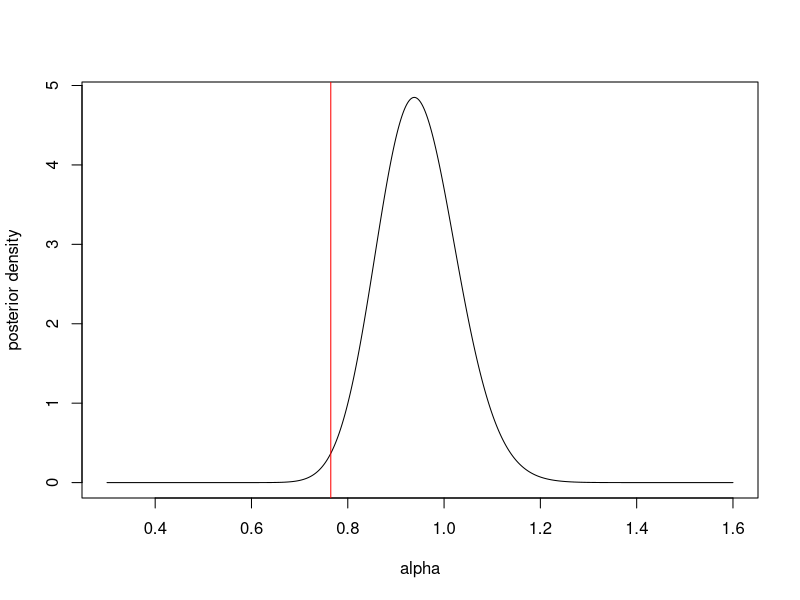
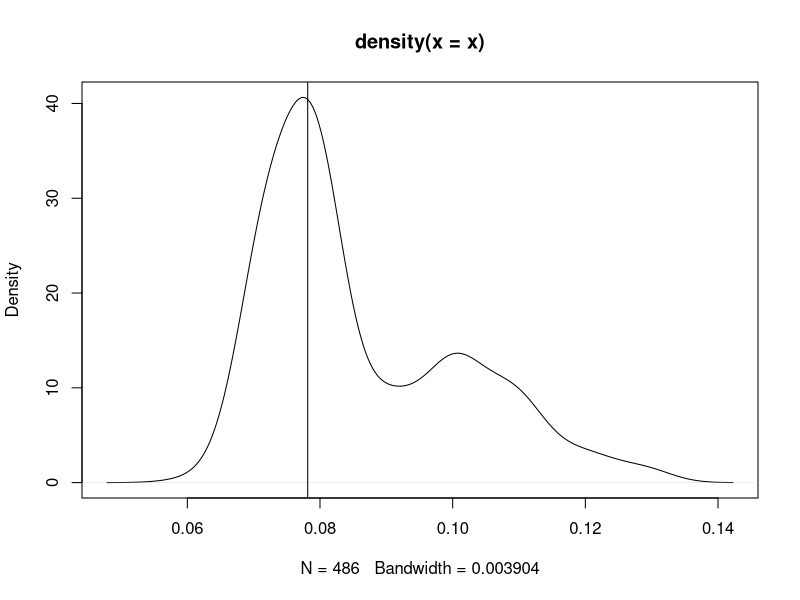
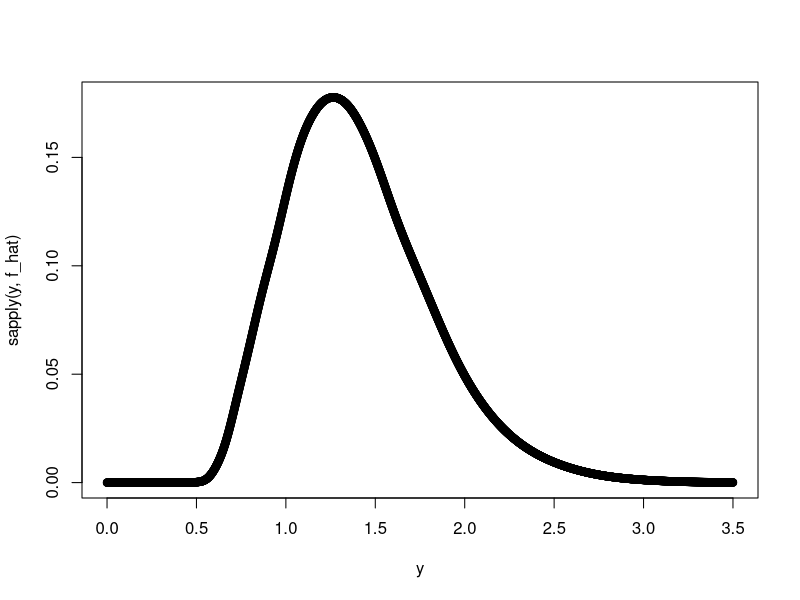

Generate these figures, in order, with R:
## ---- chunk 1
air <- scan("aircon.txt")
alpha <- c(3000:16000)/10000
length(alpha)

prenorm <- function(x,alpha) {
  n <- length(x)
  r <-log(1/10000)+lgamma(n*alpha+1)-n*lgamma(alpha)+alpha*sum(log(x))-
    alpha/100-(n*alpha+1)*log(sum(x)+1/100)-sum(log(x))
  postunnormed <- exp(r - max(r)) 
  postunnormed
}

post <- prenorm(air,alpha)
mult <- c(0.001,rep(1,12999),0.001)
norm <- sum(mult*post)/10000
post <- post/norm # normalized posterior
plot(alpha,post,type="l",ylab="posterior density")
abline(v=mean(air)^2/var(air),col= "red")
## ---- chunk 2
x<-scan("stamp.txt")

venter <- function(x, tau) {
             x <- sort(x)
             n <- length(x)
             m <- ceiling(tau*n)
             x1 <- x[1:(n-m+1)]
             x2 <- x[m:n]
             j <- c(1:(n-m+1))
             len <- x2-x1
             k <- min(j[len==min(len)])
             (x[k]+x[k+m-1])/2
             }

plot(density(x))
abline(v=venter(x,tau=0.39917))
## ---- chunk 3
set.seed(477)
alpha2 <- 2
alpha10 <- 10
venter <- function(x, tau) {
             x <- sort(x)
             n <- length(x)
             m <- ceiling(tau*n)
             x1 <- x[1:(n-m+1)]
             x2 <- x[m:n]
             j <- c(1:(n-m+1))
             len <- x2-x1
             k <- min(j[len==min(len)])
             (x[k]+x[k+m-1])/2
}

# alpah =2,tau = 0.5, n=100
venter_est <-NULL
n<-100
for(i in 1:10000){
  x<-rgamma(n=n,shape = alpha2)
  venter_est[i] <-venter(x,0.5)
}
mean((venter_est - alpha2) ^2)

# alpah =2,tau = 0.5, n=1000
venter_est <- NULL
n <- 1000
for (i in 1:10000){
  x <- rgamma(n = n, shape = alpha2)
  venter_est[i] <- venter(x,0.5)
  }
mean((venter_est - alpha2) ^2)

# alpah =2,tau = 0.1, n=100
venter_est <- NULL
n <- 100
for (i in 1:10000){
  x <- rgamma(n = n, shape = alpha2)
  venter_est[i] <- venter(x,0.1)
  }
mean((venter_est - alpha2) ^2)

# alpah =2,tau = 0.1, n=1000
venter_est <- NULL
n <- 1000
for (i in 1:10000){
  x <- rgamma(n = n, shape = alpha2)
  venter_est[i] <- venter(x,0.1)
  }
mean((venter_est - alpha2) ^2)


# alpah =10,tau = 0.5, n=100
venter_est <-NULL
n<-100
for(i in 1:10000){
  x<-rgamma(n=n,shape = alpha10)
  venter_est[i] <-venter(x, 0.5)
}
mean((venter_est - alpha10)^2)

## alpah =10,tau = 0.5, n=1000
venter_est <- NULL
n <- 1000
for (i in 1:10000){
  x <- rgamma(n = n, shape = alpha10)
  venter_est[i] <- venter(x,0.5)
  }
mean((venter_est - alpha10) ^2)

# alpah =10,tau = 0.1, n=100
venter_est <- NULL
n <- 100
for (i in 1:10000){
  x <- rgamma(n = n, shape = alpha10)
  venter_est[i] <- venter(x,0.1)
  }
mean((venter_est - alpha10) ^2)

# alpah =10,tau = 0.1, n=1000
venter_est <- NULL
n <- 1000
for (i in 1:10000){
  x <- rgamma(n = n, shape = alpha10)
  venter_est[i] <- venter(x,0.1)
  }
mean((venter_est - alpha10) ^2)
## ---- chunk 4
venter <- function(x, tau=0.5) {
  x <- sort(x)
  n <- length(x)
  m <- ceiling(tau*n)
  x1 <- x[1:(n-m+1)]
  x2 <- x[m:n]
  j <- c(1:(n-m+1))
  len <- x2-x1
  k <- min(j[len==min(len)])
  (x[k]+x[k+m-1])/2
}

y<- seq(0,3.5,0.001)
venter_est <- NULL
Ti<-NULL
alpha <- 2
n <- 50
for (i in 1:length(y)){
  x <- rgamma(n = n, shape = alpha)
  Ti[i] <- sum(x)
  venter_est[i] <- venter(x)
  }

f_hat<- function(x){
  mean(dgamma(Ti/venter_est*(Ti/venter_est*x)^(n*alpha-1)*exp(-x*Ti/venter_est)/gamma(n*alpha),shape = alpha))
}

plot(y,sapply(y,f_hat))
